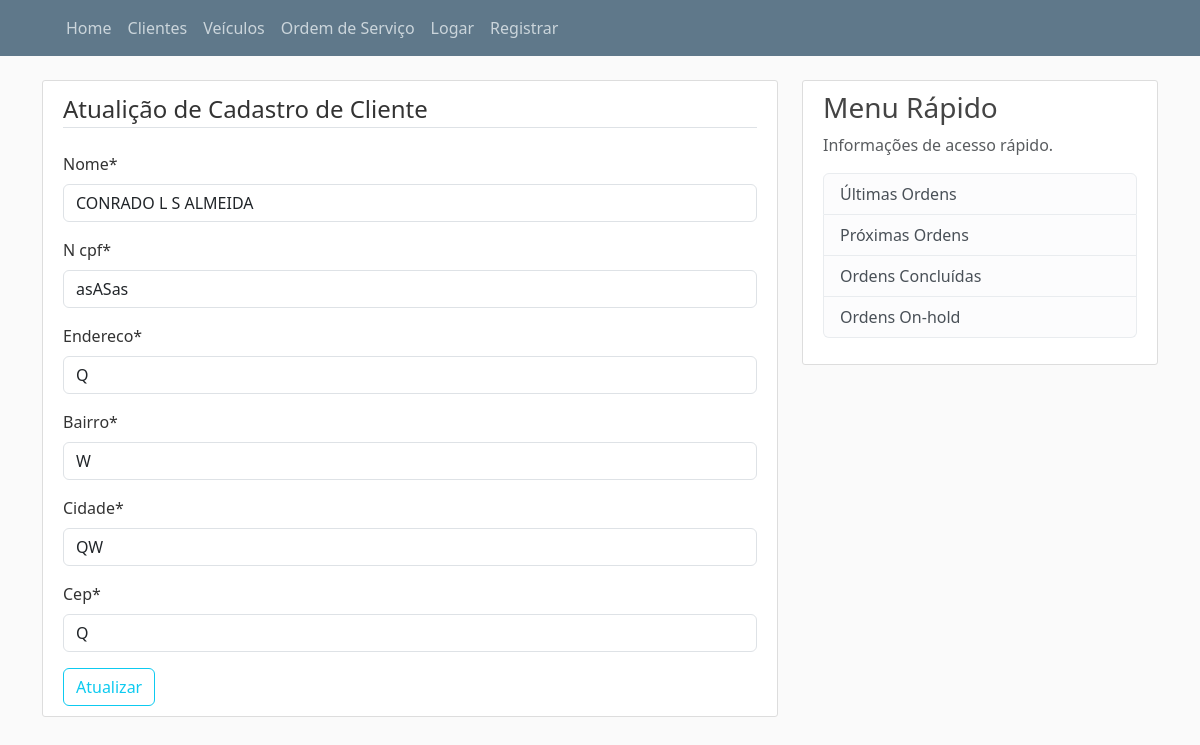
The app's page /garage/clientes/4/update/, older data.
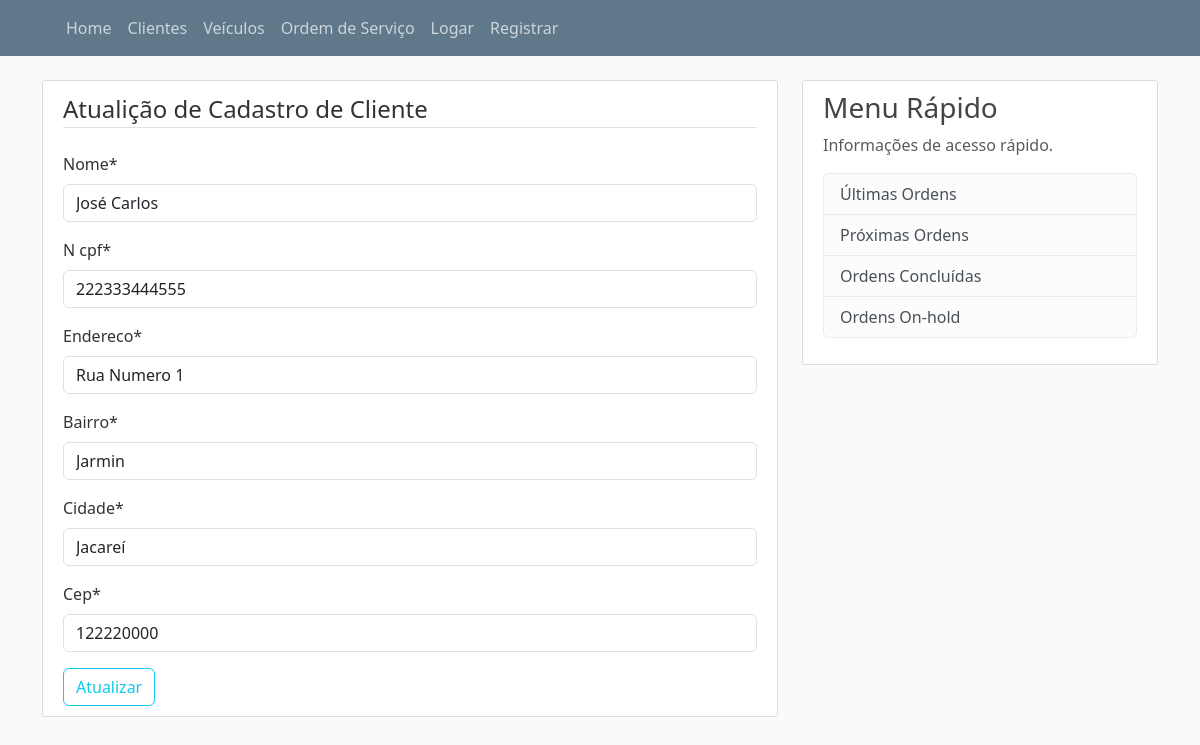
The same page, newer data.
### garage/models.py (models this page shows, shortened)
class Cliente(models.Model):
    nome = models.CharField(max_length=250)
    slug = models.SlugField(max_length=250)
    n_cpf = models.CharField(max_length=50)
    endereco = models.CharField(max_length=150)
    bairro = models.CharField(max_length=50)
    cidade = models.CharField(max_length=50)
    cep = models.CharField(max_length=9)
    data_criacao = models.DateTimeField(auto_now_add=True)
    email = models.CharField(max_length=100)
    autor = models.ForeignKey(User, on_delete=models.CASCADE)

### garage/views.py (the view)
# urls.py: path('clientes/<int:pk>/update/', ClienteUpdateView.as_view(), name='client-update'),
class ClienteUpdateView(UpdateView):
    model = Cliente
    fields = ['nome', 'n_cpf', 'endereco', 'bairro', 'cidade', 'cep']
    template_name = 'garage/clientes/client_update_form.html'

### templates/garage/clientes/client_update_form.html (shortened to what this page needs)
{% extends "garage/base.html" %}
{% load crispy_forms_tags %}
{% block content %}
    <div class="content-section">
        <form method="POST">
            <fieldset class="form-group">
                <legend class="border-bottom mb-4">Atualição de Cadastro de Cliente</legend>
                {{ form|crispy }}
            </fieldset>
            <div class="form-group">
                <button class="btn btn-outline-info" type="submit">Atualizar</button>
            </div>
        </form>
    </div>
{% endblock content %}

Row changes from the older to the newer data that the page shows:
changed Cliente: nome "CONRADO L S ALMEIDA" → "José Carlos"; n_cpf "asASas" → "222333444555"; endereco "Q" → "Rua Numero 1"; bairro "W" → "Jarmin"; cidade "QW" → "Jacareí"; cep "Q" → "122220000"
